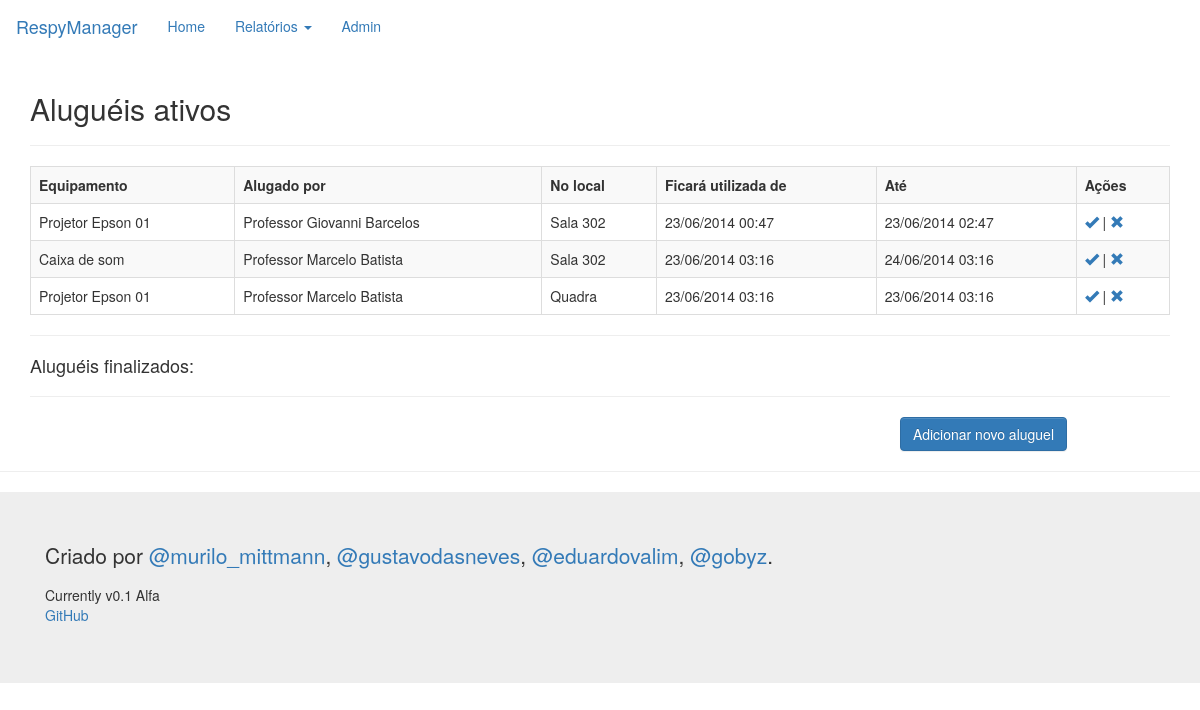
Page / (signed in) on the earlier database version.
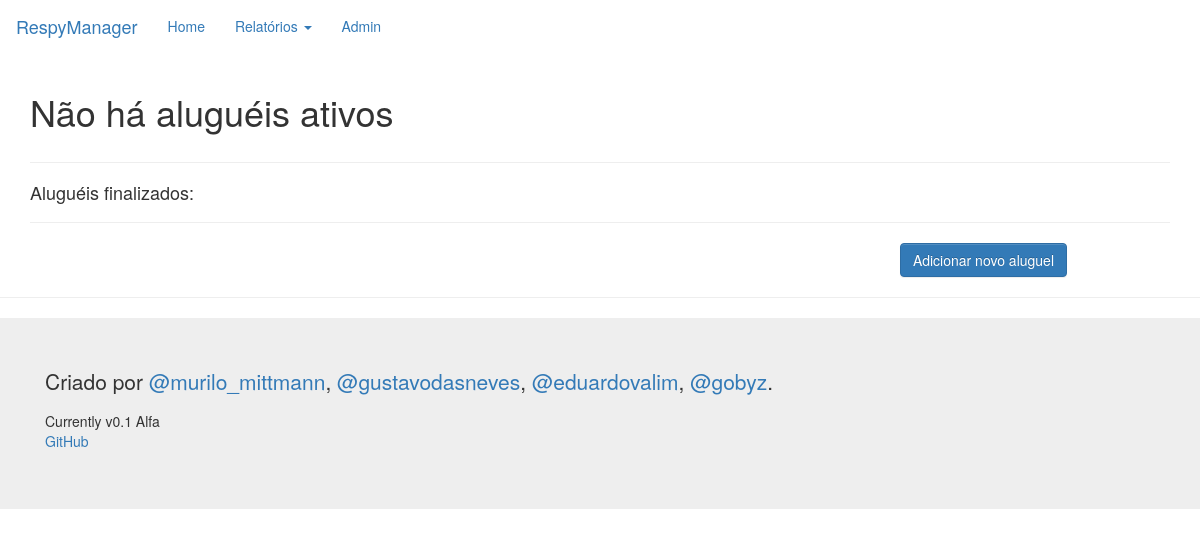
Same page on the later database version.
### respy/models.py (models this page shows)
class Aluguel (models.Model):
    aluguel_id = models.AutoField(primary_key=True)
    local_id = models.ForeignKey(Local)
    equipamento_id = models.ForeignKey(Equipamento)
    funcionario_id = models.ForeignKey(Funcionario)
    datahorainicio = models.DateTimeField()
    datahorafim = models.DateTimeField()
    ativo = models.BooleanField()

class Equipamento (models.Model):
    equipamento_id = models.AutoField(primary_key=True)
    nome = models.CharField(max_length=100)
    def __unicode__(self):
        return self.nome

class Funcionario (models.Model):
    funcionario_id = models.AutoField(primary_key=True)
    nome = models.CharField(max_length=100)
    email = models.CharField(max_length=100)
    def __unicode__(self):
        return self.nome

class Local (models.Model):
    local_id = models.AutoField(primary_key=True)
    nome = models.CharField(max_length=100)
    def __unicode__(self):
        return self.nome

### respy/views.py (the view)
# urls.py: url(r'^$', views.index, name="index.html"),
def index(request):
	alugueisAtivos = Aluguel.objects.filter(ativo=True)
	alugueisFinalizados = Aluguel.objects.filter(ativo=False)[0:5]
	context = {
		'alugueis': alugueisAtivos,
		'alguelLen': alugueisAtivos.__len__(),
		'alugueisFinalizados': alugueisFinalizados,
	}
	return render_to_response('index.html', context, context_instance=RequestContext(request))

### respy/templates/index.html (shortened to what this page needs)
{% extends 'base.html' %}
{% block content %}
    <table class="table table-bordered table-striped">
        {% if alguelLen > 0 %}
            <h2>Aluguéis ativos</h2>
            <hr/>
            <tr>
                <th>Equipamento</th>
                <th>Alugado por</th>
                <th>No local</th>
                <th>Ficará utilizada de</th>
                <th>Até</th>
                {% if user.is_authenticated %}
                    <th>Ações</th>
                    </tr>
                {% endif %}
        {% else %}
            <h1>Não há aluguéis ativos</h1>
        {% endif %}
        {% for aluguel in alugueis %}
            <tr>
                <td>
                    {{ aluguel.equipamento_id }}
                </td>
                <td>
                    {{ aluguel.funcionario_id }}
                </td>
                <td>
                    {{ aluguel.local_id }}
                </td>
                <td>
                    {{ aluguel.datahorainicio|date:'d/m/Y H:i' }}
                </td>
                <td>{{ aluguel.datahorafim|date:'d/m/Y H:i' }}</td>
                {% if user.is_authenticated %}
                    <td>
                        <a href="/finalizarAluguel/{{ aluguel.aluguel_id }}" title="Concluir">
                            <span class="glyphicon glyphicon-ok"></span>
                        </a>
                        |
                        <a href="/excluirAluguel/{{ aluguel.aluguel_id }}" title="Excluir">
                            <span class="glyphicon glyphicon-remove"></span>
                        </a>
                    </td>
                {% endif %}
            </tr>
        {% endfor %}
    </table>
    <hr/>
    <ul class="list-unstyled">
        <h4>Aluguéis finalizados:</h4>
    </ul>
    <hr/>
    {% if user.is_authenticated %}
        <div class="col-md-3 col-md-offset-9">
            <a href="/novoAluguel" class="btn btn-primary">Adicionar novo aluguel</a>
        </div>
    {% endif %}
{% endblock %}

Differences in the rows shown:
removed Aluguel: equipamento_id "Projetor Epson 01", funcionario_id "Professor Giovanni Barcelos", local_id "Sala 302", datahorainicio "23/06/2014 00:47", datahorafim "23/06/2014 02:47"
removed Aluguel: equipamento_id "Caixa de som", funcionario_id "Professor Marcelo Batista", local_id "Sala 302", datahorainicio "23/06/2014 03:16", datahorafim "24/06/2014 03:16"
removed Aluguel: equipamento_id "Projetor Epson 01", funcionario_id "Professor Marcelo Batista", local_id "Quadra", datahorainicio "23/06/2014 03:16", datahorafim "23/06/2014 03:16"
Other differences:
text no longer shown: "Aluguéis ativos Equipamento Alugado por No local Ficará utilizada de Até Ações"
text now shown: "Não há aluguéis ativos"
